Frame 1 (no input): blank canvas, image omitted
Frame 60 (no input): blank canvas, image omitted
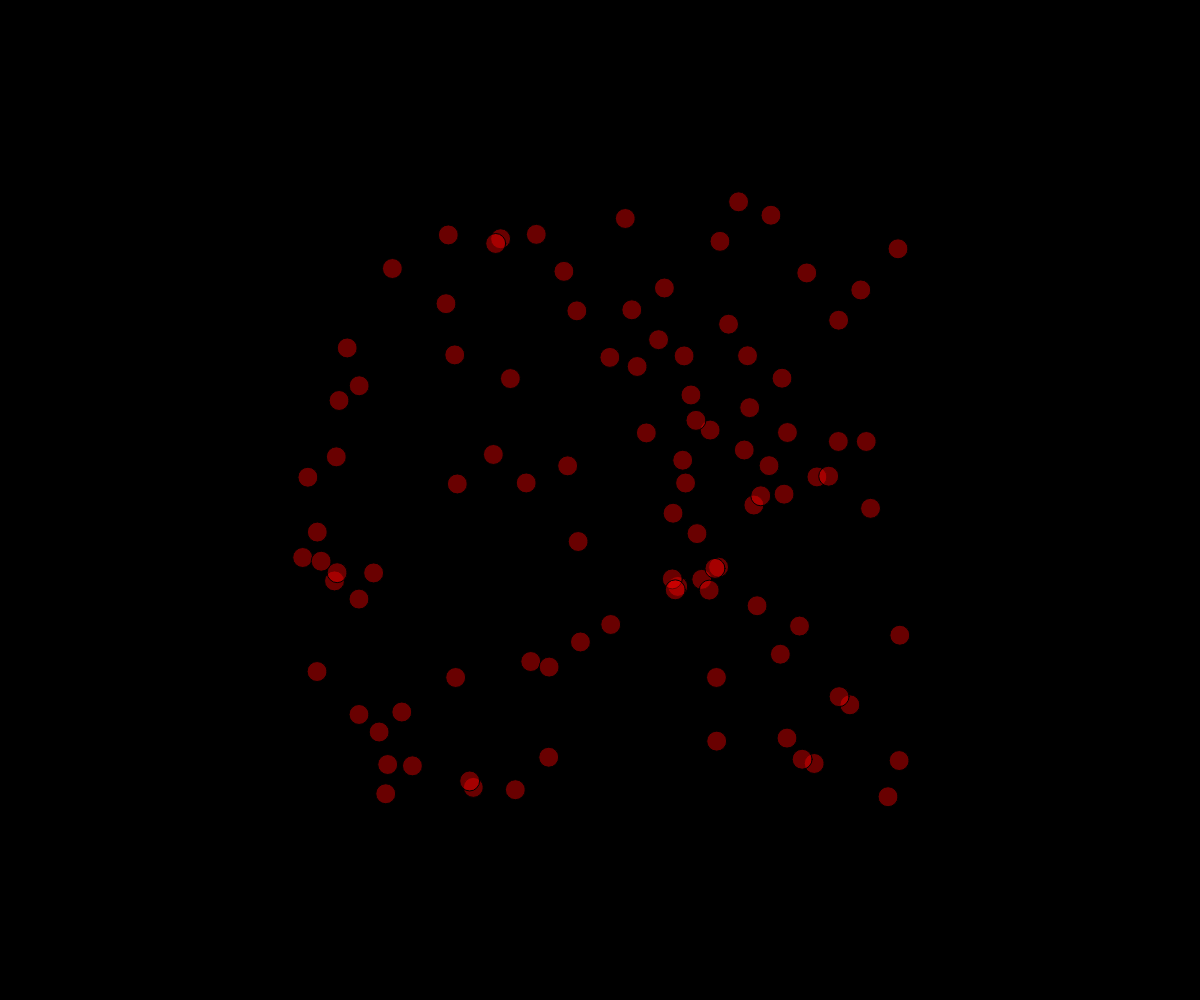
Frame 120 (the mouse pressed at the canvas centre since frame 60)

The p5.js sketch whose frames 1 and 60 were blank and that drew this single picture after the mouse press (run headless with seeded random() and noise() and a simulated clock; from frame 60 on, the mouse is pressed at the canvas centre):

// p5.js sketch
// ── sketch.js
// Fireworks OOP demo (OOP = object oriented program)

let fireworks = [];

function setup() {
  createCanvas(windowWidth, windowHeight);
}

function draw() {
  background("black");
  for (let i=fireworks.length-1; i>=0; i--) {
    if (fireworks[i].isVis()) {
      fireworks[i].move();
      fireworks[i].display();
    }
    else {
      fireworks.splice(i, 1);
    }
  }
}

function mousePressed() {
  for (let i=0; i<100; i++) {
    let someParticle = new Particle(mouseX, mouseY, random(-5, 5), random(-5, 5), 255, 0, 0, 255);
    fireworks.push(someParticle);
  }
}

class Particle {
  constructor(x, y, dx, dy, r, g, b, a) {
    this.x = x;
    this.y = y;
    this.dx = dx;
    this.dy = dy;
    this.r = r;
    this.g = g;
    this.b = b;
    this.a = a;
    this.diameter = 20;
  }

  move() {
    this.x += this.dx;
    this.y += this.dy;
    this.a -= 2.5;
  }

  display() {
    fill(this.r, this.g, this.b, this.a);
    ellipse(this.x, this.y, this.diameter, this.diameter);
  }

  isVis() {
    return this.a > 0;
  }
}
